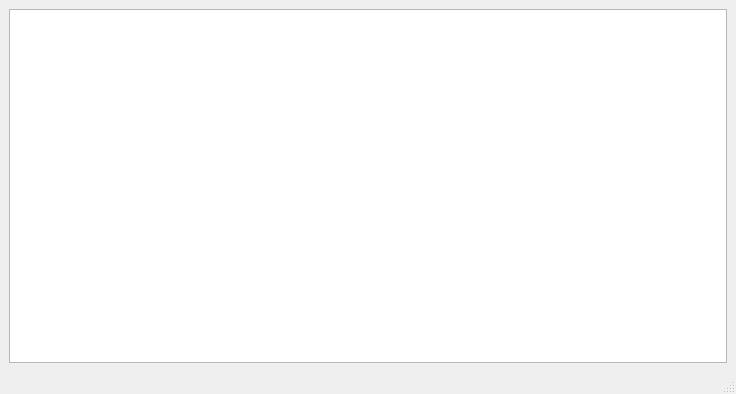
<?xml version="1.0" encoding="UTF-8"?>
<ui version="4.0">
 <class>MainWindow</class>
 <widget class="QMainWindow" name="MainWindow">
  <property name="geometry">
   <rect>
    <x>0</x>
    <y>0</y>
    <width>736</width>
    <height>394</height>
   </rect>
  </property>
  <property name="windowTitle">
   <string>MainWindow</string>
  </property>
  <widget class="QWidget" name="centralwidget">
   <layout class="QHBoxLayout" name="horizontalLayout">
    <item>
     <widget class="QTableView" name="tableView"/>
    </item>
   </layout>
  </widget>
  <widget class="QMenuBar" name="menubar">
   <property name="geometry">
    <rect>
     <x>0</x>
     <y>0</y>
     <width>736</width>
     <height>20</height>
    </rect>
   </property>
  </widget>
  <widget class="QStatusBar" name="statusbar"/>
 </widget>
 <resources/>
 <connections/>
</ui>
